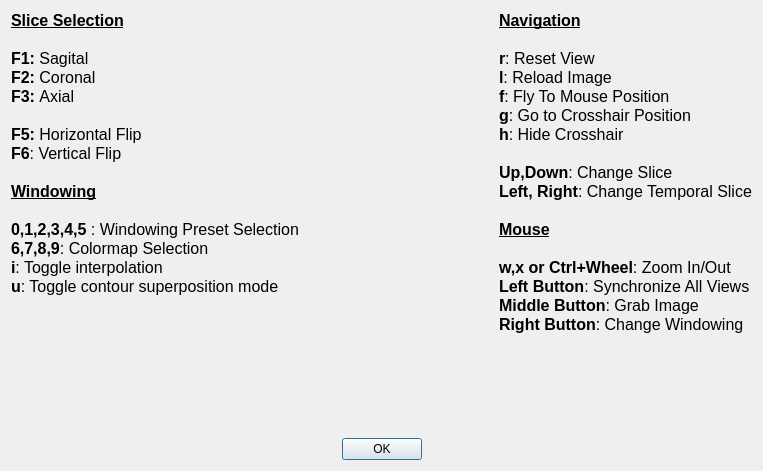
<?xml version="1.0" encoding="UTF-8"?>
<ui version="4.0">
 <class>vvHelpDialog</class>
 <widget class="QDialog" name="vvHelpDialog">
  <property name="geometry">
   <rect>
    <x>0</x>
    <y>0</y>
    <width>763</width>
    <height>471</height>
   </rect>
  </property>
  <property name="windowTitle">
   <string>Navigation Help</string>
  </property>
  <layout class="QVBoxLayout" name="verticalLayout">
   <item>
    <layout class="QHBoxLayout" name="horizontalLayout_2">
     <item>
      <widget class="QLabel" name="label">
       <property name="text">
        <string>&lt;!DOCTYPE HTML PUBLIC &quot;-//W3C//DTD HTML 4.0//EN&quot; &quot;http://www.w3.org/TR/REC-html40/strict.dtd&quot;&gt;
&lt;html&gt;&lt;head&gt;&lt;meta name=&quot;qrichtext&quot; content=&quot;1&quot; /&gt;&lt;style type=&quot;text/css&quot;&gt;
p, li { white-space: pre-wrap; }
&lt;/style&gt;&lt;/head&gt;&lt;body style=&quot; font-family:'Sans Serif'; font-size:8pt; font-weight:400; font-style:normal;&quot;&gt;
&lt;p style=&quot; margin-top:0px; margin-bottom:0px; margin-left:0px; margin-right:0px; -qt-block-indent:0; text-indent:0px;&quot;&gt;&lt;span style=&quot; font-size:12pt; font-weight:600; text-decoration: underline;&quot;&gt;Slice Selection&lt;/span&gt;&lt;/p&gt;
&lt;p style=&quot;-qt-paragraph-type:empty; margin-top:0px; margin-bottom:0px; margin-left:0px; margin-right:0px; -qt-block-indent:0; text-indent:0px; font-size:12pt; font-weight:600;&quot;&gt;&lt;/p&gt;
&lt;p style=&quot; margin-top:0px; margin-bottom:0px; margin-left:0px; margin-right:0px; -qt-block-indent:0; text-indent:0px;&quot;&gt;&lt;span style=&quot; font-size:12pt; font-weight:600;&quot;&gt;F1:&lt;/span&gt;&lt;span style=&quot; font-size:12pt;&quot;&gt; Sagital&lt;/span&gt;&lt;/p&gt;
&lt;p style=&quot; margin-top:0px; margin-bottom:0px; margin-left:0px; margin-right:0px; -qt-block-indent:0; text-indent:0px;&quot;&gt;&lt;span style=&quot; font-size:12pt; font-weight:600;&quot;&gt;F2: &lt;/span&gt;&lt;span style=&quot; font-size:12pt;&quot;&gt;Coronal&lt;/span&gt;&lt;/p&gt;
&lt;p style=&quot; margin-top:0px; margin-bottom:0px; margin-left:0px; margin-right:0px; -qt-block-indent:0; text-indent:0px;&quot;&gt;&lt;span style=&quot; font-size:12pt; font-weight:600;&quot;&gt;F3: &lt;/span&gt;&lt;span style=&quot; font-size:12pt;&quot;&gt;Axial&lt;/span&gt;&lt;/p&gt;
&lt;p style=&quot;-qt-paragraph-type:empty; margin-top:0px; margin-bottom:0px; margin-left:0px; margin-right:0px; -qt-block-indent:0; text-indent:0px; font-size:12pt;&quot;&gt;&lt;/p&gt;
&lt;p style=&quot; margin-top:0px; margin-bottom:0px; margin-left:0px; margin-right:0px; -qt-block-indent:0; text-indent:0px;&quot;&gt;&lt;span style=&quot; font-size:12pt; font-weight:600;&quot;&gt;F5: &lt;/span&gt;&lt;span style=&quot; font-size:12pt;&quot;&gt;Horizontal Flip&lt;/span&gt;&lt;/p&gt;
&lt;p style=&quot; margin-top:0px; margin-bottom:0px; margin-left:0px; margin-right:0px; -qt-block-indent:0; text-indent:0px;&quot;&gt;&lt;span style=&quot; font-size:12pt; font-weight:600;&quot;&gt;F6&lt;/span&gt;&lt;span style=&quot; font-size:12pt;&quot;&gt;: Vertical Flip&lt;/span&gt;&lt;/p&gt;
&lt;p style=&quot;-qt-paragraph-type:empty; margin-top:0px; margin-bottom:0px; margin-left:0px; margin-right:0px; -qt-block-indent:0; text-indent:0px; font-size:12pt;&quot;&gt;&lt;/p&gt;
&lt;p style=&quot; margin-top:0px; margin-bottom:0px; margin-left:0px; margin-right:0px; -qt-block-indent:0; text-indent:0px;&quot;&gt;&lt;span style=&quot; font-size:12pt; font-weight:600; text-decoration: underline;&quot;&gt;Windowing&lt;/span&gt;&lt;/p&gt;
&lt;p style=&quot;-qt-paragraph-type:empty; margin-top:0px; margin-bottom:0px; margin-left:0px; margin-right:0px; -qt-block-indent:0; text-indent:0px; font-size:12pt;&quot;&gt;&lt;/p&gt;
&lt;p style=&quot; margin-top:0px; margin-bottom:0px; margin-left:0px; margin-right:0px; -qt-block-indent:0; text-indent:0px;&quot;&gt;&lt;span style=&quot; font-size:12pt; font-weight:600;&quot;&gt;0,1,2,3,4,5&lt;/span&gt;&lt;span style=&quot; font-size:12pt;&quot;&gt; : Windowing Preset Selection&lt;/span&gt;&lt;/p&gt;
&lt;p style=&quot; margin-top:0px; margin-bottom:0px; margin-left:0px; margin-right:0px; -qt-block-indent:0; text-indent:0px;&quot;&gt;&lt;span style=&quot; font-size:12pt; font-weight:600;&quot;&gt;6,7,8,9&lt;/span&gt;&lt;span style=&quot; font-size:12pt;&quot;&gt;: Colormap Selection&lt;/span&gt;&lt;/p&gt;
&lt;p style=&quot; margin-top:0px; margin-bottom:0px; margin-left:0px; margin-right:0px; -qt-block-indent:0; text-indent:0px;&quot;&gt;&lt;span style=&quot; font-size:12pt; font-weight:600;&quot;&gt;i&lt;/span&gt;&lt;span style=&quot; font-size:12pt;&quot;&gt;: Toggle interpolation&lt;/span&gt;&lt;/p&gt;
&lt;p style=&quot; margin-top:0px; margin-bottom:0px; margin-left:0px; margin-right:0px; -qt-block-indent:0; text-indent:0px;&quot;&gt;&lt;span style=&quot; font-size:12pt; font-weight:600;&quot;&gt;u&lt;/span&gt;&lt;span style=&quot; font-size:12pt;&quot;&gt;: Toggle contour superposition mode&lt;/span&gt;&lt;/p&gt;&lt;/body&gt;&lt;/html&gt;</string>
       </property>
       <property name="alignment">
        <set>Qt::AlignLeading|Qt::AlignLeft|Qt::AlignTop</set>
       </property>
      </widget>
     </item>
     <item>
      <spacer name="horizontalSpacer_3">
       <property name="orientation">
        <enum>Qt::Horizontal</enum>
       </property>
       <property name="sizeHint" stdset="0">
        <size>
         <width>40</width>
         <height>20</height>
        </size>
       </property>
      </spacer>
     </item>
     <item>
      <widget class="QLabel" name="label_2">
       <property name="text">
        <string>&lt;!DOCTYPE HTML PUBLIC &quot;-//W3C//DTD HTML 4.0//EN&quot; &quot;http://www.w3.org/TR/REC-html40/strict.dtd&quot;&gt;
&lt;html&gt;&lt;head&gt;&lt;meta name=&quot;qrichtext&quot; content=&quot;1&quot; /&gt;&lt;style type=&quot;text/css&quot;&gt;
p, li { white-space: pre-wrap; }
&lt;/style&gt;&lt;/head&gt;&lt;body style=&quot; font-family:'Sans Serif'; font-size:10pt; font-weight:400; font-style:normal;&quot;&gt;
&lt;p style=&quot; margin-top:0px; margin-bottom:0px; margin-left:0px; margin-right:0px; -qt-block-indent:0; text-indent:0px;&quot;&gt;&lt;span style=&quot; font-size:12pt; font-weight:600; text-decoration: underline;&quot;&gt;Navigation&lt;/span&gt;&lt;/p&gt;
&lt;p style=&quot;-qt-paragraph-type:empty; margin-top:0px; margin-bottom:0px; margin-left:0px; margin-right:0px; -qt-block-indent:0; text-indent:0px; font-size:12pt;&quot;&gt;&lt;/p&gt;
&lt;p style=&quot; margin-top:0px; margin-bottom:0px; margin-left:0px; margin-right:0px; -qt-block-indent:0; text-indent:0px; font-size:12pt;&quot;&gt;&lt;span style=&quot; font-weight:600;&quot;&gt;r&lt;/span&gt;: Reset View&lt;/p&gt;
&lt;p style=&quot; margin-top:0px; margin-bottom:0px; margin-left:0px; margin-right:0px; -qt-block-indent:0; text-indent:0px; font-size:12pt;&quot;&gt;&lt;span style=&quot; font-weight:600;&quot;&gt;l&lt;/span&gt;: Reload Image&lt;/p&gt;
&lt;p style=&quot; margin-top:0px; margin-bottom:0px; margin-left:0px; margin-right:0px; -qt-block-indent:0; text-indent:0px; font-size:12pt;&quot;&gt;&lt;span style=&quot; font-weight:600;&quot;&gt;f&lt;/span&gt;: Fly To Mouse Position&lt;/p&gt;
&lt;p style=&quot; margin-top:0px; margin-bottom:0px; margin-left:0px; margin-right:0px; -qt-block-indent:0; text-indent:0px; font-size:12pt;&quot;&gt;&lt;span style=&quot; font-weight:600;&quot;&gt;g&lt;/span&gt;: Go to Crosshair Position&lt;/p&gt;
&lt;p style=&quot; margin-top:0px; margin-bottom:0px; margin-left:0px; margin-right:0px; -qt-block-indent:0; text-indent:0px; font-size:12pt;&quot;&gt;&lt;span style=&quot; font-weight:600;&quot;&gt;h&lt;/span&gt;: Hide Crosshair&lt;/p&gt;
&lt;p style=&quot;-qt-paragraph-type:empty; margin-top:0px; margin-bottom:0px; margin-left:0px; margin-right:0px; -qt-block-indent:0; text-indent:0px; font-size:12pt;&quot;&gt;&lt;/p&gt;
&lt;p style=&quot; margin-top:0px; margin-bottom:0px; margin-left:0px; margin-right:0px; -qt-block-indent:0; text-indent:0px; font-size:12pt;&quot;&gt;&lt;span style=&quot; font-weight:600;&quot;&gt;Up,Down&lt;/span&gt;: Change Slice&lt;/p&gt;
&lt;p style=&quot; margin-top:0px; margin-bottom:0px; margin-left:0px; margin-right:0px; -qt-block-indent:0; text-indent:0px; font-size:12pt;&quot;&gt;&lt;span style=&quot; font-weight:600;&quot;&gt;Left, Right&lt;/span&gt;: Change Temporal Slice&lt;/p&gt;
&lt;p style=&quot;-qt-paragraph-type:empty; margin-top:0px; margin-bottom:0px; margin-left:0px; margin-right:0px; -qt-block-indent:0; text-indent:0px; font-size:12pt;&quot;&gt;&lt;/p&gt;
&lt;p style=&quot; margin-top:0px; margin-bottom:0px; margin-left:0px; margin-right:0px; -qt-block-indent:0; text-indent:0px; font-size:12pt;&quot;&gt;&lt;span style=&quot; font-weight:600; text-decoration: underline;&quot;&gt;Mouse&lt;/span&gt;&lt;/p&gt;
&lt;p style=&quot;-qt-paragraph-type:empty; margin-top:0px; margin-bottom:0px; margin-left:0px; margin-right:0px; -qt-block-indent:0; text-indent:0px; font-size:12pt;&quot;&gt;&lt;/p&gt;
&lt;p style=&quot; margin-top:0px; margin-bottom:0px; margin-left:0px; margin-right:0px; -qt-block-indent:0; text-indent:0px; font-size:12pt;&quot;&gt;&lt;span style=&quot; font-weight:600;&quot;&gt;w,x or Ctrl+Wheel&lt;/span&gt;: Zoom In/Out&lt;/p&gt;
&lt;p style=&quot; margin-top:0px; margin-bottom:0px; margin-left:0px; margin-right:0px; -qt-block-indent:0; text-indent:0px; font-size:12pt;&quot;&gt;&lt;span style=&quot; font-weight:600;&quot;&gt;Left Button&lt;/span&gt;: Synchronize All Views&lt;/p&gt;
&lt;p style=&quot; margin-top:0px; margin-bottom:0px; margin-left:0px; margin-right:0px; -qt-block-indent:0; text-indent:0px; font-size:12pt;&quot;&gt;&lt;span style=&quot; font-weight:600;&quot;&gt;Middle Button&lt;/span&gt;: Grab Image&lt;/p&gt;
&lt;p style=&quot; margin-top:0px; margin-bottom:0px; margin-left:0px; margin-right:0px; -qt-block-indent:0; text-indent:0px; font-size:12pt;&quot;&gt;&lt;span style=&quot; font-weight:600;&quot;&gt;Right Button&lt;/span&gt;: Change Windowing&lt;/p&gt;&lt;/body&gt;&lt;/html&gt;</string>
       </property>
       <property name="alignment">
        <set>Qt::AlignLeading|Qt::AlignLeft|Qt::AlignTop</set>
       </property>
      </widget>
     </item>
    </layout>
   </item>
   <item>
    <spacer name="verticalSpacer">
     <property name="orientation">
      <enum>Qt::Vertical</enum>
     </property>
     <property name="sizeType">
      <enum>QSizePolicy::Fixed</enum>
     </property>
     <property name="sizeHint" stdset="0">
      <size>
       <width>0</width>
       <height>20</height>
      </size>
     </property>
    </spacer>
   </item>
   <item>
    <layout class="QHBoxLayout" name="horizontalLayout">
     <item>
      <spacer name="horizontalSpacer">
       <property name="orientation">
        <enum>Qt::Horizontal</enum>
       </property>
       <property name="sizeHint" stdset="0">
        <size>
         <width>40</width>
         <height>20</height>
        </size>
       </property>
      </spacer>
     </item>
     <item>
      <widget class="QPushButton" name="pushButton">
       <property name="text">
        <string>OK</string>
       </property>
      </widget>
     </item>
     <item>
      <spacer name="horizontalSpacer_2">
       <property name="orientation">
        <enum>Qt::Horizontal</enum>
       </property>
       <property name="sizeHint" stdset="0">
        <size>
         <width>40</width>
         <height>20</height>
        </size>
       </property>
      </spacer>
     </item>
    </layout>
   </item>
  </layout>
 </widget>
 <resources/>
 <connections>
  <connection>
   <sender>pushButton</sender>
   <signal>clicked()</signal>
   <receiver>vvHelpDialog</receiver>
   <slot>accept()</slot>
   <hints>
    <hint type="sourcelabel">
     <x>130</x>
     <y>659</y>
    </hint>
    <hint type="destinationlabel">
     <x>210</x>
     <y>645</y>
    </hint>
   </hints>
  </connection>
 </connections>
</ui>
